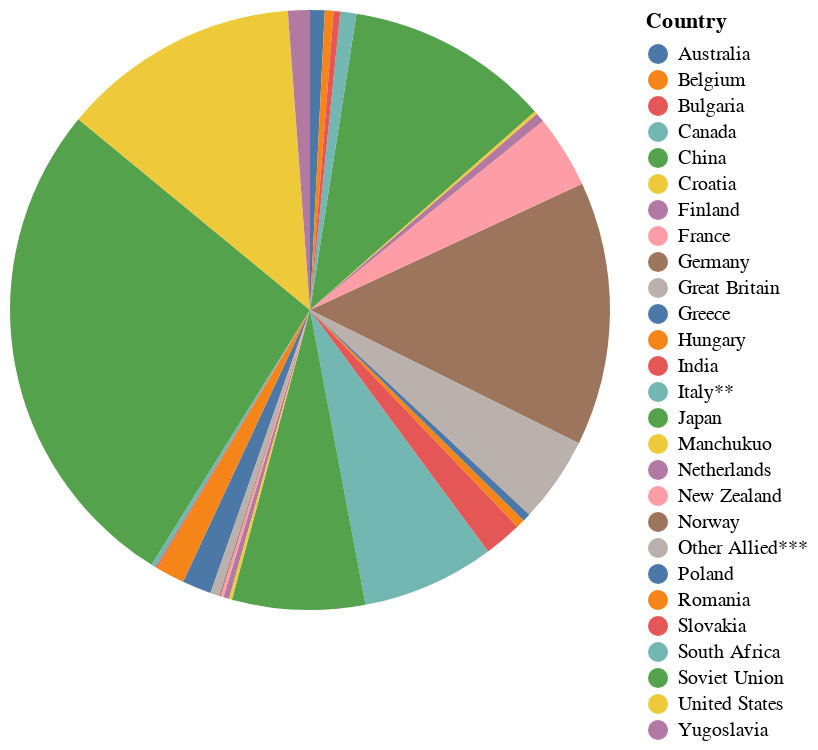

Notebook code cell kept with this figure:
### Code cell
# Define input dropdown
input_dropdown = alt.binding_select(options=['Allied', 'Axis'], name='Region')
selection = alt.selection_single(fields=['Side'], bind=input_dropdown, name='Region ')

# Create pie chart
base = alt.Chart(ww2).mark_arc().encode(
    theta="Total",
    color="Country:N",
    tooltip=['Total:Q','Country:N']
).add_selection(
    selection
).transform_filter(
    selection
)

# Add legend with scale
legend = alt.Chart(ww2).mark_rect().encode(
    y=alt.Y('Total:Q', axis=alt.Axis(title='Total Deaths')),
    color=alt.Color('Total:Q', scale=alt.Scale(scheme='tableau20'), legend=alt.Legend(orient='right', title='Total Deaths'))
)
base + legend
base

### Figure 1 — Vega-Lite specification as saved in the notebook (floating-point values rounded to 4 significant figures)
{"config": {"view": {"continuousWidth": 300, "continuousHeight": 300}}, "data": {"name": "data-dad90e166bf56a31a238e42ca8cfee8d"}, "mark": {"type": "arc"}, "encoding": {"color": {"field": "Country", "type": "nominal"}, "theta": {"field": "Total", "type": "quantitative"}, "tooltip": [{"field": "Total", "type": "quantitative"}, {"field": "Country", "type": "nominal"}]}, "params": [{"name": "Region ", "select": {"type": "point", "fields": ["Side"]}, "bind": {"input": "select", "options": ["Allied", "Axis"], "name": "Region"}}], "transform": [{"filter": {"param": "Region "}}], "$schema": "https://vega.github.io/schema/vega-lite/v5.17.0.json", "datasets": {"data-dad90e166bf56a31a238e42ca8cfee8d": [{"Country": "Soviet Union", "Side": "Allied", "Total": 34480000.0}, {"Country": "Germany", "Side": "Axis", "Total": 18100000.0}, {"Country": "United States", "Side": "Allied", "Total": 16350000.0}, {"Country": "China", "Side": "Allied", "Total": 14000000.0}, {"Country": "Italy**", "Side": "Axis", "Total": 9100000.0}, {"Country": "Japan", "Side": "Axis", "Total": 9100000.0}, {"Country": "Great Britain", "Side": "Allied", "Total": 5896000.0}, {"Country": "France", "Side": "Allied", "Total": 5000000.0}, {"Country": "India", "Side": "Allied", "Total": 2581000.0}, {"Country": "Poland", "Side": "Allied", "Total": 2000000.0}, {"Country": "Romania", "Side": "Axis", "Total": 2000000.0}, {"Country": "Yugoslavia", "Side": "Allied", "Total": 1500000.0}, {"Country": "Canada", "Side": "Allied", "Total": 1100000.0}, {"Country": "Australia", "Side": "Allied", "Total": 1000000.0}, {"Country": "Finland", "Side": "Axis", "Total": 650000.0}, {"Country": "Other Allied***", "Side": "Allied", "Total": 620000.0}, {"Country": "Belgium", "Side": "Allied", "Total": 600000.0}, {"Country": "Hungary", "Side": "Axis", "Total": 600000.0}, {"Country": "Greece", "Side": "Allied", "Total": 540000.0}, {"Country": "Bulgaria", "Side": "Axis", "Total": 450000.0}, {"Country": "Netherlands", "Side": "Allied", "Total": 400000.0}, {"Country": "South Africa", "Side": "Allied", "Total": 330000.0}, {"Country": "New Zealand", "Side": "Allied", "Total": 204000.0}, {"Country": "Croatia", "Side": "Axis", "Total": 200000.0}, {"Country": "Manchukuo", "Side": "Axis", "Total": 200000.0}, {"Country": "Norway", "Side": "Allied", "Total": 90000.0}, {"Country": "Slovakia", "Side": "Axis", "Total": 80000.0}]}}
